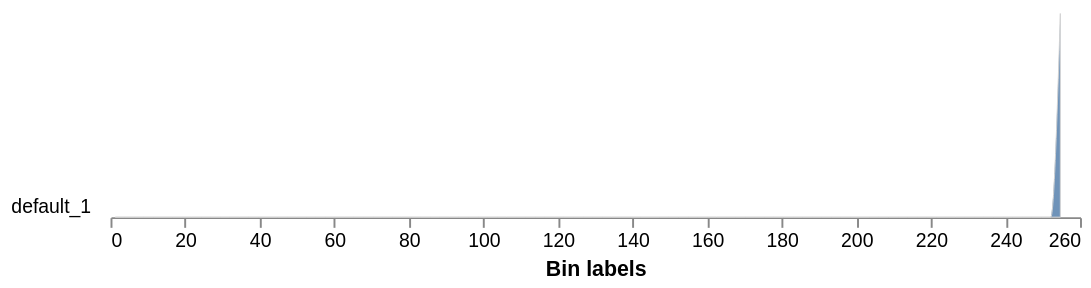

Notebook source saved alongside this figure:
### Markdown cell above
## Step 8: Chlorophyll Analysis

The chlorophyll image uses MS 455 nm and a bandpass filter of 650 nm to isolate just chlorophyll fluorescence. This image has to be imported separately from the MS stack, since it has a bandpass filter.

### Code cell
# Use the mask to analyze the CHL image. This will give you a histogram of the pixel values in the CHL image. 
# n_labels=1 means we're treating the whole masked area as one plant/object

_ = pcv.analyze.grayscale(gray_img=chl_img.array_data, labeled_mask=kept_mask, n_labels=1, bins=100)
_ = pcv.visualize.pseudocolor(gray_img = chl_img.array_data.squeeze(), mask=kept_mask, cmap='jet', 
                                               min_value=60, max_value=140)

### Figure 1 — Vega-Lite specification as saved in the notebook (floating-point values rounded to 4 significant figures)
{"config": {"view": {"continuousWidth": 300, "continuousHeight": 300, "stroke": null}, "axis": {"grid": false}, "facet": {"columns": 1, "spacing": 0}, "title": {"anchor": "end"}}, "data": {"name": "data-a12080d2dee9cfb47e7ca3ec4d535503"}, "facet": {"field": "sample", "header": {"labelAngle": 0, "labelAlign": "left", "labelOrient": "left"}, "title": null, "type": "nominal"}, "spec": {"mark": {"type": "area", "fillOpacity": 0.8, "interpolate": "monotone", "stroke": "lightgray", "strokeWidth": 0.5}, "encoding": {"x": {"field": "label", "title": "Bin labels", "type": "quantitative"}, "y": {"axis": null, "field": "value", "scale": {"range": [10, -100]}, "type": "quantitative"}}, "height": 10, "width": 500}, "bounds": "flush", "$schema": "https://vega.github.io/schema/vega-lite/v5.20.1.json", "datasets": {"data-a12080d2dee9cfb47e7ca3ec4d535503": [{"sample": "default_1", "value": 0, "label": 1.28}, {"sample": "default_1", "value": 0, "label": 3.84}, {"sample": "default_1", "value": 0, "label": 6.4}, {"sample": "default_1", "value": 0, "label": 8.96}, {"sample": "default_1", "value": 0, "label": 11.52}, {"sample": "default_1", "value": 0, "label": 14.08}, {"sample": "default_1", "value": 0, "label": 16.64}, {"sample": "default_1", "value": 0, "label": 19.2}, {"sample": "default_1", "value": 0, "label": 21.76}, {"sample": "default_1", "value": 0, "label": 24.32}, {"sample": "default_1", "value": 0, "label": 26.88}, {"sample": "default_1", "value": 0, "label": 29.44}, {"sample": "default_1", "value": 0, "label": 32.0}, {"sample": "default_1", "value": 0, "label": 34.56}, {"sample": "default_1", "value": 0, "label": 37.12}, {"sample": "default_1", "value": 0, "label": 39.68}, {"sample": "default_1", "value": 0, "label": 42.24}, {"sample": "default_1", "value": 0, "label": 44.8}, {"sample": "default_1", "value": 0, "label": 47.36}, {"sample": "default_1", "value": 0, "label": 49.92}, {"sample": "default_1", "value": 0, "label": 52.48}, {"sample": "default_1", "value": 0, "label": 55.04}, {"sample": "default_1", "value": 0, "label": 57.6}, {"sample": "default_1", "value": 0, "label": 60.16}, {"sample": "default_1", "value": 0, "label": 62.72}, {"sample": "default_1", "value": 0, "label": 65.28}, {"sample": "default_1", "value": 0, "label": 67.84}, {"sample": "default_1", "value": 0, "label": 70.4}, {"sample": "default_1", "value": 0, "label": 72.96}, {"sample": "default_1", "value": 0, "label": 75.52}, {"sample": "default_1", "value": 0, "label": 78.08}, {"sample": "default_1", "value": 0, "label": 80.64}, {"sample": "default_1", "value": 0, "label": 83.2}, {"sample": "default_1", "value": 0, "label": 85.76}, {"sample": "default_1", "value": 0, "label": 88.32}, {"sample": "default_1", "value": 0, "label": 90.88}, {"sample": "default_1", "value": 0, "label": 93.44}, {"sample": "default_1", "value": 0, "label": 96.0}, {"sample": "default_1", "value": 0, "label": 98.56}, {"sample": "default_1", "value": 0, "label": 101.1}, {"sample": "default_1", "value": 0, "label": 103.7}, {"sample": "default_1", "value": 0, "label": 106.2}, {"sample": "default_1", "value": 0, "label": 108.8}, {"sample": "default_1", "value": 0, "label": 111.4}, {"sample": "default_1", "value": 0, "label": 113.9}, {"sample": "default_1", "value": 0, "label": 116.5}, {"sample": "default_1", "value": 0, "label": 119.0}, {"sample": "default_1", "value": 0, "label": 121.6}, {"sample": "default_1", "value": 0, "label": 124.2}, {"sample": "default_1", "value": 0, "label": 126.7}, {"sample": "default_1", "value": 0, "label": 129.3}, {"sample": "default_1", "value": 0, "label": 131.8}, {"sample": "default_1", "value": 0, "label": 134.4}, {"sample": "default_1", "value": 0, "label": 137.0}, {"sample": "default_1", "value": 0, "label": 139.5}, {"sample": "default_1", "value": 0, "label": 142.1}, {"sample": "default_1", "value": 0, "label": 144.6}, {"sample": "default_1", "value": 0, "label": 147.2}, {"sample": "default_1", "value": 0, "label": 149.8}, {"sample": "default_1", "value": 0, "label": 152.3}, {"sample": "default_1", "value": 0, "label": 154.9}, {"sample": "default_1", "value": 0, "label": 157.4}, {"sample": "default_1", "value": 0, "label": 160.0}, {"sample": "default_1", "value": 0, "label": 162.6}, {"sample": "default_1", "value": 0, "label": 165.1}, {"sample": "default_1", "value": 0, "label": 167.7}, {"sample": "default_1", "value": 0, "label": 170.2}, {"sample": "default_1", "value": 0, "label": 172.8}, {"sample": "default_1", "value": 0, "label": 175.4}, {"sample": "default_1", "value": 0, "label": 177.9}, {"sample": "default_1", "value": 0, "label": 180.5}, {"sample": "default_1", "value": 0, "label": 183.0}, {"sample": "default_1", "value": 0, "label": 185.6}, {"sample": "default_1", "value": 0, "label": 188.2}, {"sample": "default_1", "value": 0, "label": 190.7}, {"sample": "default_1", "value": 0, "label": 193.3}, {"sample": "default_1", "value": 0, "label": 195.8}, {"sample": "default_1", "value": 0, "label": 198.4}, {"sample": "default_1", "value": 0, "label": 201.0}, {"sample": "default_1", "value": 0, "label": 203.5}, {"sample": "default_1", "value": 0, "label": 206.1}, {"sample": "default_1", "value": 0, "label": 208.6}, {"sample": "default_1", "value": 0, "label": 211.2}, {"sample": "default_1", "value": 0, "label": 213.8}, {"sample": "default_1", "value": 0, "label": 216.3}, {"sample": "default_1", "value": 0, "label": 218.9}, {"sample": "default_1", "value": 0, "label": 221.4}, {"sample": "default_1", "value": 0, "label": 224.0}, {"sample": "default_1", "value": 0, "label": 226.6}, {"sample": "default_1", "value": 0, "label": 229.1}, {"sample": "default_1", "value": 0, "label": 231.7}, {"sample": "default_1", "value": 0, "label": 234.2}, {"sample": "default_1", "value": 0, "label": 236.8}, {"sample": "default_1", "value": 0, "label": 239.4}, {"sample": "default_1", "value": 0, "label": 241.9}, {"sample": "default_1", "value": 0, "label": 244.5}, {"sample": "default_1", "value": 0, "label": 247.0}, {"sample": "default_1", "value": 0, "label": 249.6}, {"sample": "default_1", "value": 0, "label": 252.2}, {"sample": "default_1", "value": 105015, "label": 254.7}]}}
